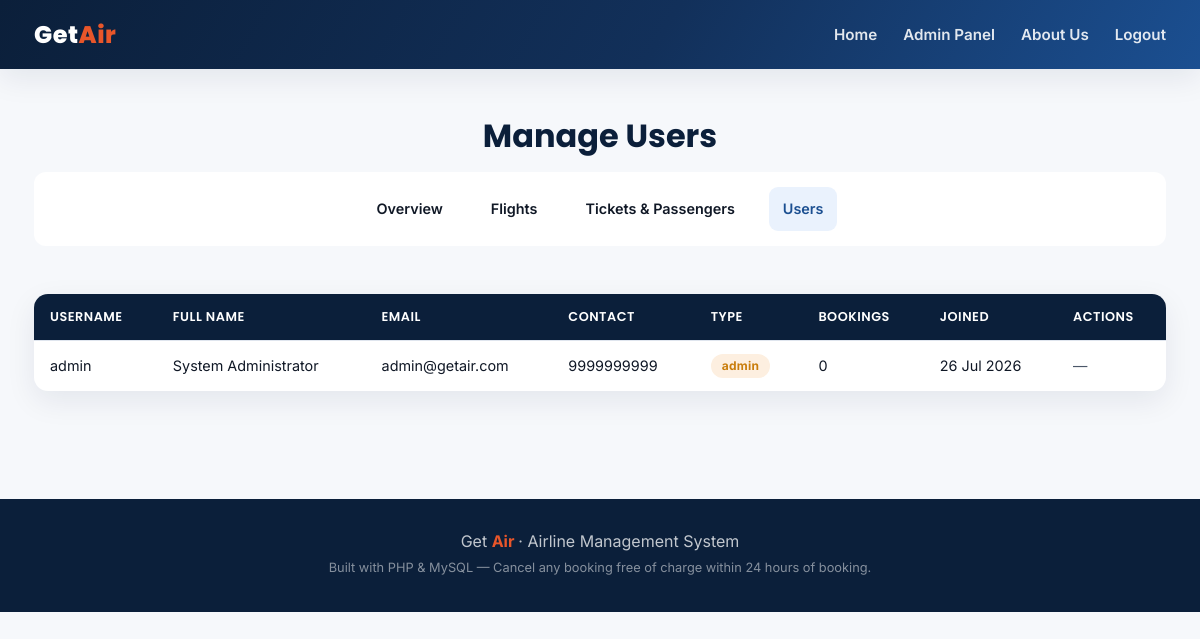
/admin/manage_users.php (signed in), run on the app's committed database.
### tables this page shows
CREATE TABLE users (
    user_id       INT AUTO_INCREMENT PRIMARY KEY,
    username      VARCHAR(50)  NOT NULL UNIQUE,
    password      VARCHAR(255) NOT NULL,            
    full_name     VARCHAR(100) NOT NULL,
    email         VARCHAR(100) NOT NULL UNIQUE,
    address       VARCHAR(255),
    contact_no    VARCHAR(20),
    user_type     VARCHAR(10)  NOT NULL DEFAULT 'customer',
    created_at    TIMESTAMP    NOT NULL DEFAULT CURRENT_TIMESTAMP,
    CHECK (user_type IN ('customer','admin'))
);

### includes/functions.php (called while the page is built, shortened)
<?php
function clean($v) {
    return htmlspecialchars(trim($v ?? ''), ENT_QUOTES, 'UTF-8');
}

### admin/manage_users.php (the view, shortened to what this page needs)
<?php
require_once __DIR__ . '/../includes/functions.php';
require_once __DIR__ . '/../config/db.php';
$users = $pdo->query(
    "SELECT u.*, (SELECT COUNT(*) FROM tickets t WHERE t.user_id = u.user_id) AS ticket_count
     FROM users u ORDER BY u.created_at DESC"
)->fetchAll();
include __DIR__ . '/../includes/header.php';
?>
<div class="container">
  <h1><center> Manage Users</h1></center>
  <div class="admin-shell">
    <?php include __DIR__ . '/_nav.php'; ?>
    <div>
      <table class="data-table">
        <thead><tr><th>Username</th><th>Full Name</th><th>Email</th><th>Contact</th><th>Type</th><th>Bookings</th><th>Joined</th><th>Actions</th></tr></thead>
        <tbody>
          <?php foreach ($users as $u): ?>
          <tr>
            <td><?= clean($u['username']) ?></td>
            <td><?= clean($u['full_name']) ?></td>
            <td><?= clean($u['email']) ?></td>
            <td><?= clean($u['contact_no']) ?></td>
            <td><span class="pill <?= $u['user_type']==='admin' ? 'pill-admin' : 'pill-customer' ?>"><?= clean($u['user_type']) ?></span></td>
            <td><?= (int)$u['ticket_count'] ?></td>
            <td><?= date('d M Y', strtotime($u['created_at'])) ?></td>
            <td>
              <?php if ($u['user_type'] !== 'admin'): ?>
              <form method="post" action="delete_user.php" onsubmit="return confirm('Delete user <?= clean($u['username']) ?> and all their bookings?');">
                <input type="hidden" name="user_id" value="<?= (int)$u['user_id'] ?>">
                <button class="btn btn-danger btn-sm" type="submit">Delete</button>
              </form>
              <?php else: ?>
                <span class="muted">—</span>
              <?php endif; ?>
            </td>
          </tr>
          <?php endforeach; ?>
        </tbody>
      </table>
    </div>
  </div>
</div>
<?php include __DIR__ . '/../includes/footer.php'; ?>

### css/style.css (style rules this page uses)
:root { --navy: #0B1F3A; --navy-2: #12305A; --sky-1: #1B4F91; --sky-2: #4F8FE0; --amber: #F5A623; --amber-dark: #C97D0C; --coral: #E8562A; --paper: #F6F8FB; --card: #FFFFFF; --ink: #101826; --ink-soft: #4B5768; --line: #DFE5EE; --success: #1E8E5A; --danger: #C0392B; --font-display: 'Poppins', sans-serif; --font-body: 'Inter', sans-serif; --font-mono: 'JetBrains Mono', monospace; --radius: 14px; --shadow: 0 10px 30px rgba(11,31,58,0.08); }
* { box-sizing:border-box; }
html,body { margin:0; padding:0; }
body { font-family: var(--font-body); background: var(--paper); color: var(--ink); line-height: 1.55; }
h1,h2,h3,h4 { font-family: var(--font-display); color: var(--navy); margin: 0 0 .5em; line-height: 1.2; }
.container { max-width: 1180px; margin: 0 auto; padding: 48px 24px; }
table.data-table { width:100%; border-collapse: collapse; background:#fff; border-radius: var(--radius); overflow:hidden; box-shadow: var(--shadow); }
table.data-table th, table.data-table td { padding: 13px 16px; text-align:left; font-size:.9rem; border-bottom: 1px solid var(--line); }
table.data-table th { background: var(--navy); color:#fff; font-family: var(--font-display); font-weight:600; font-size:.8rem; letter-spacing:.5px; text-transform:uppercase; }
table.data-table tr:last-child td { border-bottom:none; }
.pill { display:inline-block; padding:3px 11px; border-radius:999px; font-size:.75rem; font-weight:700; letter-spacing:.3px; }
.pill-admin { background:#FDEFE0; color:var(--amber-dark); }
.muted { color: var(--ink-soft); }
.admin-shell { display:grid; grid-template-rows: 220px 1fr; gap: 28px; display:flex; flex-direction:column; }

### data on the page
users: username "admin", full_name "System Administrator", email "admin@getair.com", contact_no "9999999999", user_type "admin", ticket_count "0", created_at "26 Jul 2026"
